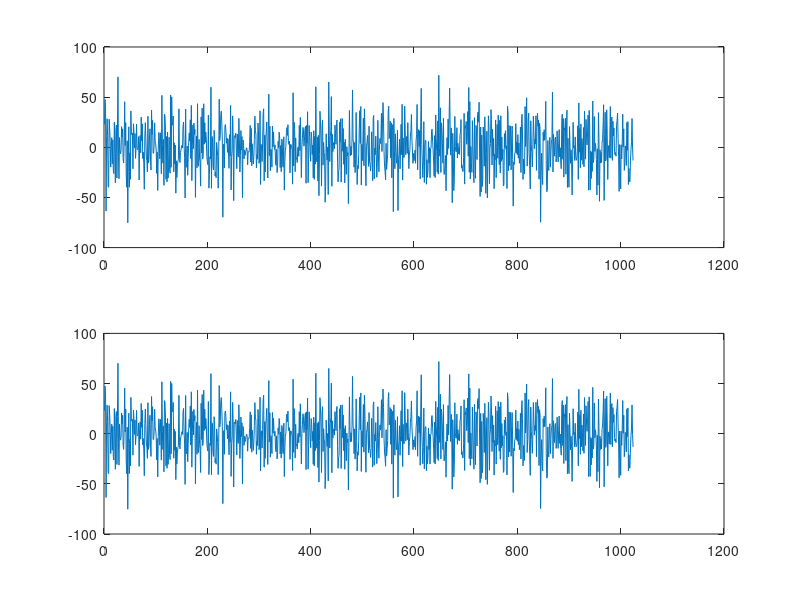

Write the MATLAB code that produced this figure.
M=512;
x=randn(1,M);
x=[x 0 x(M:-1:2)];
X=toeplitz(x);
y=randn(1,M);
y=[y zeros(size(y))];

figure

subplot(211);plot(X*y.');
subplot(212);plot(real(ifft(fft(x).*fft(y))))
